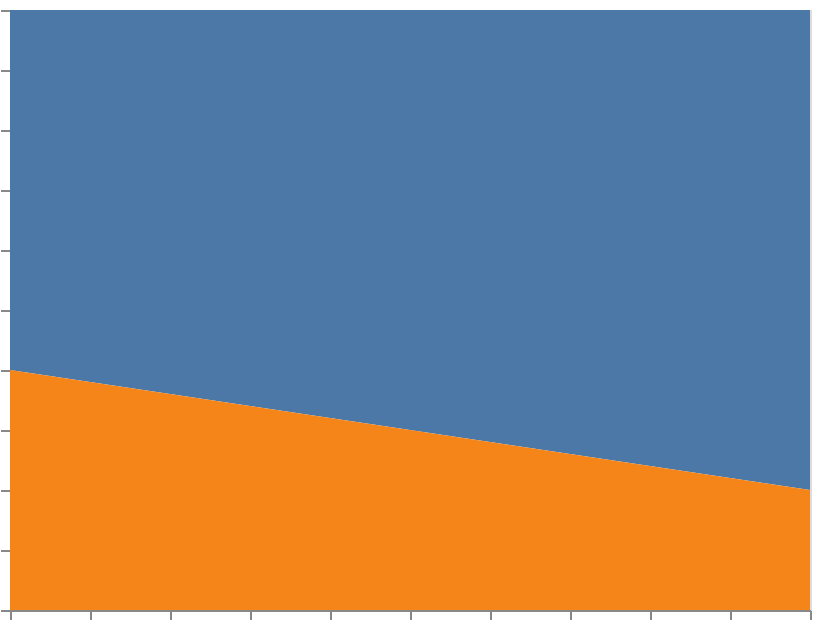

Specify this chart in Vega-Lite:
### Vega-Lite specification from a JSON file in a GitHub repository (floating-point values rounded to 4 significant figures)
{"$schema": "https://vega.github.io/schema/vega-lite/v6.json", "width": 400, "height": 300, "padding": 5, "autosize": "none", "data": {"name": "table", "values": [{"x": 1, "y": 3, "cat": "A"}, {"x": 2, "y": 4, "cat": "A"}, {"x": 1, "y": 2, "cat": "B"}, {"x": 2, "y": 1, "cat": "B"}]}, "mark": "area", "encoding": {"x": {"field": "x", "type": "quantitative"}, "y": {"field": "y", "type": "quantitative", "stack": "normalize"}, "color": {"field": "cat", "type": "nominal"}}}
